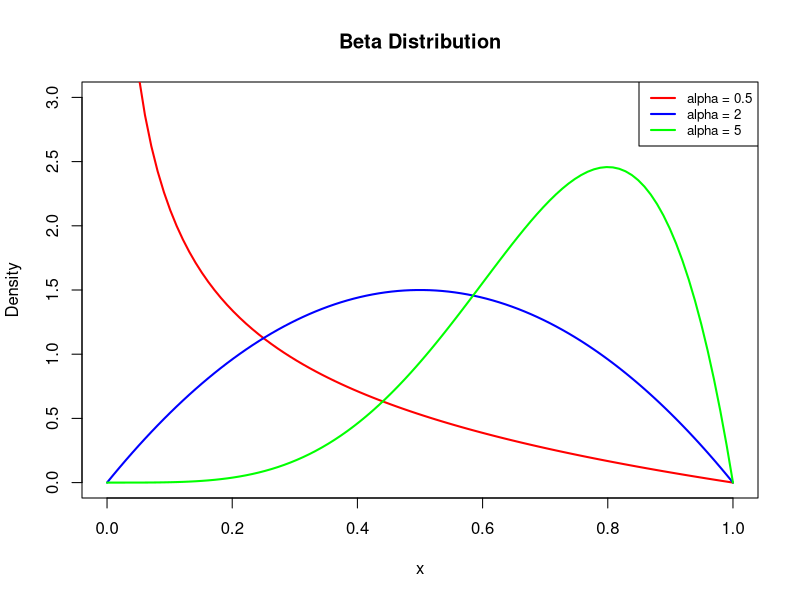
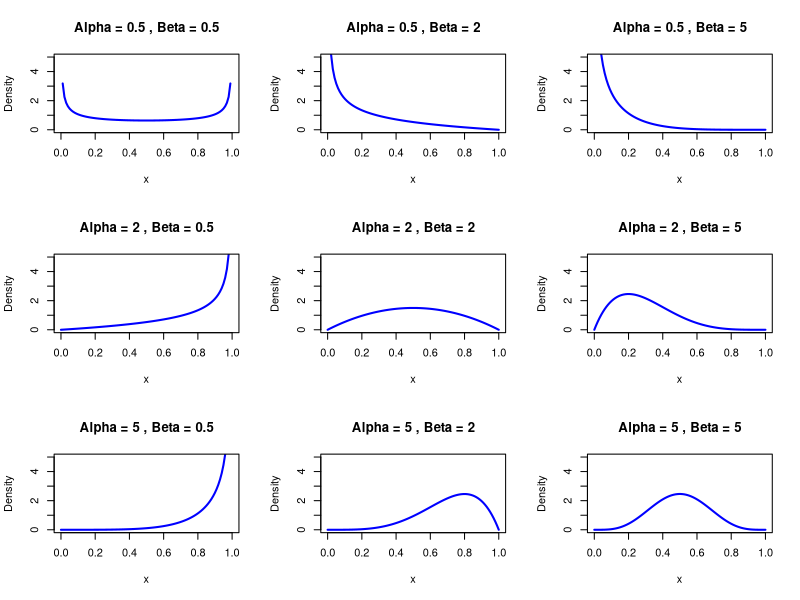

Write R code to recreate these figures, in order.
# Clear the workspace
rm(list=ls())

# Load necessary library
library(ggplot2)

# Parameters for Beta distribution
alpha_values <- c(0.5, 2, 5)  # Different alpha values
beta_value <- 2  # Fixed beta value

# Create a sequence of x values
x <- seq(0, 1, length.out = 100)

# Plotting the Beta distribution for different alpha values
plot(NULL, xlim = c(0, 1), ylim = c(0, 3), xlab = "x", ylab = "Density", main = "Beta Distribution")
colors <- c("red", "blue", "green")

for (i in 1:length(alpha_values)) {
  lines(x, dbeta(x, alpha_values[i], beta_value), col = colors[i], lwd = 2)
}

legend("topright", legend = paste("alpha =", alpha_values), col = colors, lwd = 2, cex = 0.8)








# Load necessary library
library(ggplot2)

# Parameters for Beta distribution (try multiple combinations of alpha and beta)
alpha_values <- c(0.5, 2, 5)  # Different alpha values
beta_values <- c(0.5, 2, 5)   # Different beta values

# Create a sequence of x values for plotting
x <- seq(0, 1, length.out = 100)

# Set up a multi-plot layout to show different combinations of alpha and beta
par(mfrow = c(3, 3))  # Create a 3x3 grid for plots

# Loop through all combinations of alpha and beta values
for (alpha in alpha_values) {
  for (beta in beta_values) {
    # Plot the Beta distribution for the current alpha and beta
    plot(x, dbeta(x, alpha, beta), type = "l", col = "blue", lwd = 2,
         xlim = c(0, 1), ylim = c(0, 5), xlab = "x", ylab = "Density",
         main = paste("Alpha =", alpha, ", Beta =", beta))
  }
}

